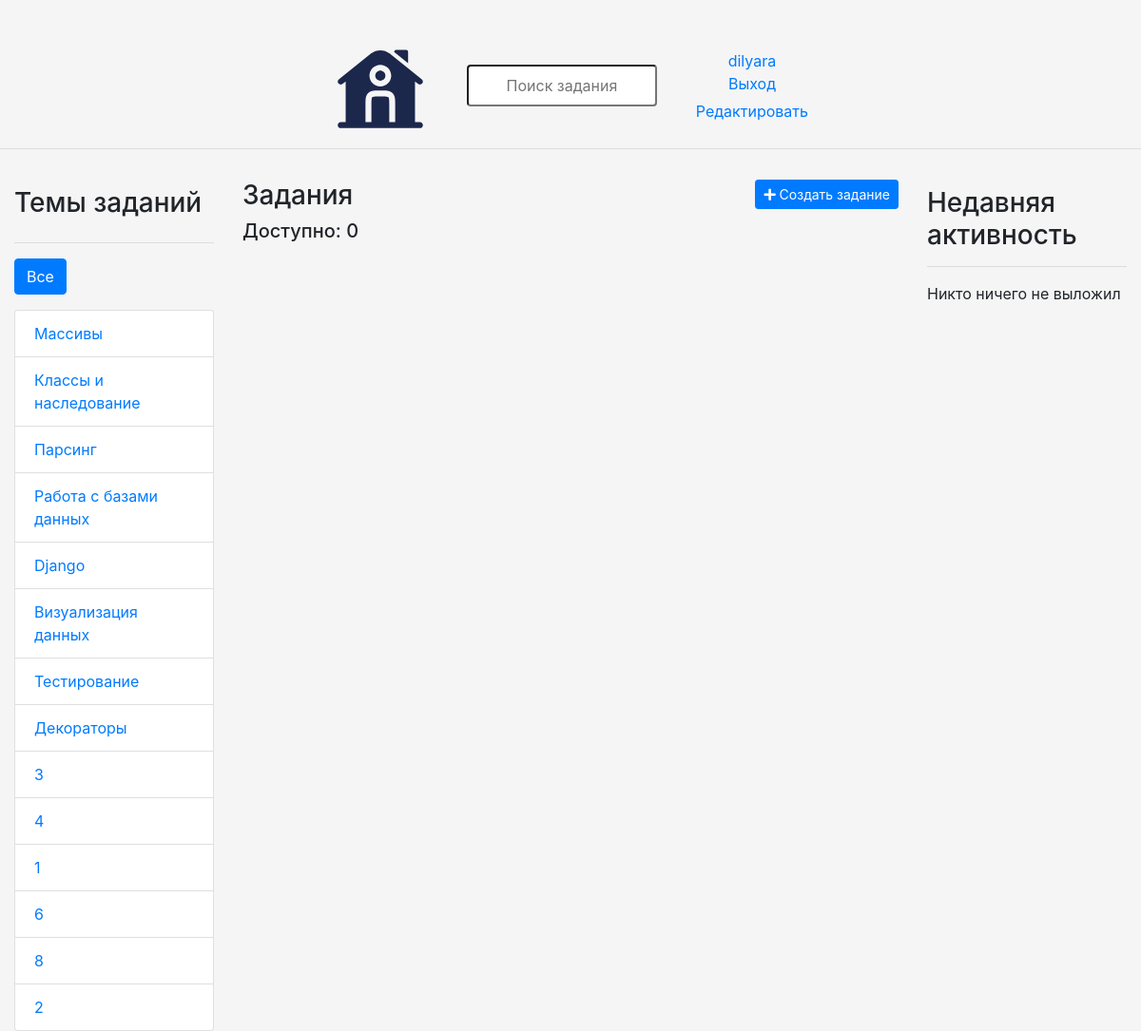
/?q=Парсинг (signed in), run on an earlier commit of the app's database.
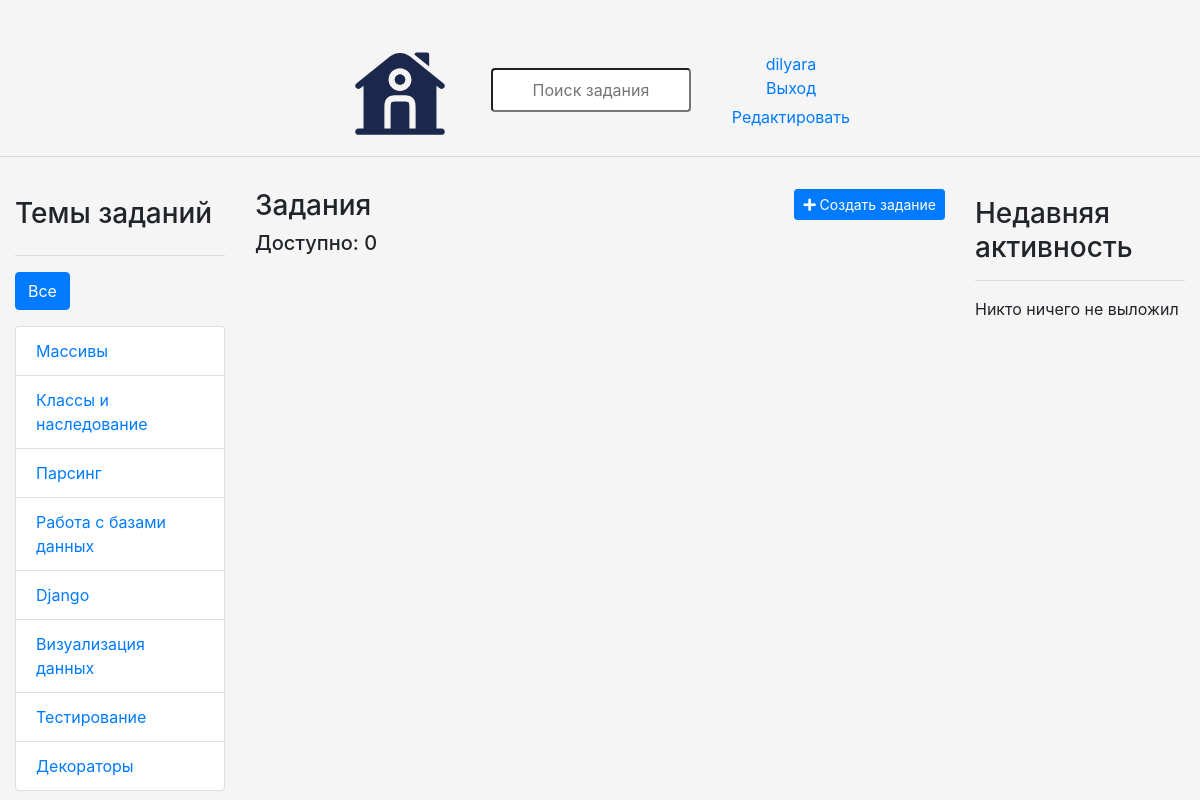
And on a later commit of the database.
### base/models.py (models this page shows, shortened)
class Topic(models.Model):
    name = models.CharField(max_length = 200)

### base/views.py (the view)
# urls.py: path('', views.home, name="home"),
@login_required(login_url='login')
def home(request):
    if request.user.role == 'user':
        q = request.GET.get('q') if request.GET.get('q') else ''
        tasks = Task.objects.filter(
            Q(topic__name__icontains=q) |
            Q(name__icontains=q) |
            Q(description__icontains=q)
        )
        topics = Topic.objects.all()
        task_count = tasks.count()
        task_messages = Message.objects.all().filter(Q(task__topic__name__icontains=q))
        context = {'tasks': tasks, 'topics': topics, 'task_count': task_count, 'task_messages': task_messages}
        return render(request, 'base/home_user.html', context)
    elif request.user.role == 'admin':
        q = request.GET.get('q') if request.GET.get('q') else ''
        tasks = Task.objects.filter(
            Q(topic__name__icontains=q) |
            Q(name__icontains=q) |
            Q(description__icontains=q)
        )
        topics = Topic.objects.all()
        task_count = tasks.count()
        task_messages = Message.objects.all().filter(Q(task__topic__name__icontains=q))
        context = {'tasks': tasks, 'topics': topics, 'task_count': task_count, 'task_messages': task_messages}
        return render(request, 'base/home.html', context)
    else:
        return redirect('login')

### base/templates/base/home.html (shortened to what this page needs)
{% extends 'main.html' %}
{% block content %}
<div class="home-container">
    <div>
        {% include 'base/topics_component.html' %}
    </div>
    <div class="container mt-3">
        <div class="row">
            <div class="col-md-6">
                <h3>Задания</h3>
                <h5>Доступно: {{ task_count }}</h5>
            </div>
            <div class="col-md-6 text-md-right">
                <a href="{% url 'create-task' %}" class="btn btn-primary btn-xl btn-sm create-task-button">
                    <i class="fas fa-plus"></i> Создать задание
                </a>
            </div>
        </div>
    </div>
    <div>
        {% include 'base/activity_component.html' %}
    </div>
</div>
{% endblock content %}

### base/templates/base/topics_component.html
<div class="container mt-4">
    <h3 class="mb-4">Темы заданий</h3>
    <hr>
    <div class="d-flex justify-content-between mb-3">
        <a href="{% url 'home' %}" class="btn btn-primary">Все</a>
    </div>
    <ul class="list-group">
        {% for topic in topics %}
          <li class="list-group-item {% if topic.name == selected_topic %}active{% endif %}">
            <a href="{% url 'home' %}?q={{ topic.name }}" class="stretched-link">
              {{ topic.name }}
            </a>
          </li>
        {% endfor %}
      </ul>
</div>

What changed in the data, as far as the page shows it:
removed Topic: name "3"
removed Topic: name "4"
removed Topic: name "1"
removed Topic: name "6"
removed Topic: name "8"
removed Topic: name "2"
